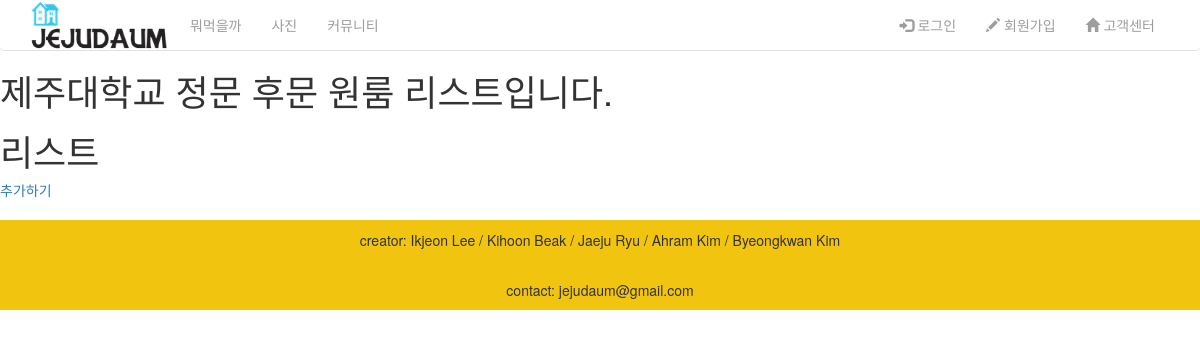
/jejudaum/list, run on an earlier commit of the app's database.
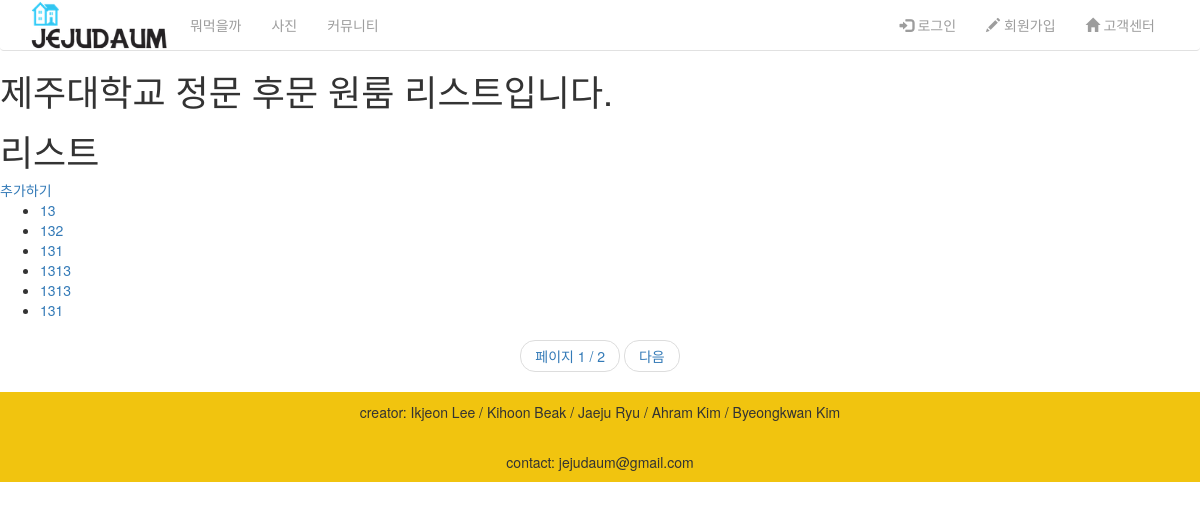
And on a later commit of the database.
### jejudaum/models.py (models this page shows, shortened)
class Room_info(models.Model):
    owner = models.ForeignKey(User, null=True)
    title = models.CharField(max_length=255)
    content = models.TextField()
    create_date = models.DateTimeField( #날째
            blank=True, null=True, auto_now_add = True);
    class Meta:
        ordering = ['-create_date']

### jejudaum/views.py (the view)
class RoomList(ListView):
    model = Room_info
    paginate_by = 6
    template_name = 'jejudaum/room_list.html'

### jejudaum/templates/jejudaum/room_list.html (shortened to what this page needs)
{% extends "index.html" %}
{% load staticfiles %}
{%block content%}
<h1>제주대학교 정문 후문 원룸 리스트입니다.</h1>
<h1>리스트</h1>
<a href="{% url 'jejudaum:room_new' %}">추가하기</a>
<ul>
    {% for room in object_list %}
    <li>
      <a href="{%url 'jejudaum:room_detail' pk=room.pk%}">{{ room.title}}</a>
    </li>
    {% endfor %}
</ul>
  {% if is_paginated %}
  <nav aria-label="...">
      <ul class="pager">
        <li> <a href="#">페이지 {{ page_obj.number }} / {{ page_obj.paginator.num_pages }} </a></li>
        {% if page_obj.has_next %}
        <li>
          <a href="{%url 'jejudaum:room_list'%}?page={{ page_obj.next_page_number }}">다음</a>
        </li>
        {% endif %}
      </ul>
  </nav>
  {% endif %}
{%endblock content%}

### templates/index.html (shortened to what this page needs)
<!DOCTYPE html>
{% load staticfiles %}
<html lang="ko">
<head>
    <link rel="stylesheet" href="https://maxcdn.bootstrapcdn.com/bootstrap/3.3.7/css/bootstrap.min.css">
    <link rel="stylesheet" href="{% static 'css/index.css'%}">
</head>
<body>
  <nav class="navbar navbar-inverse">
      <div class="container">
          <div class="collapse navbar-collapse">
              <a href="/"><img src="{% static 'img/logo.png' %}" alt="" class="logoImg navbar-brand"></a></img>
              <ul class="nav navbar-nav">
                <li class="login-hover"><a href="{% url 'jejudaum:room_list'%}">뭐먹을까</a></li>
                <li class="login-hover"><a href="{% url 'menza:list'%}">사진</a></li>
                <li class="login-hover"><a href="#">커뮤니티</a></li>
              </ul>
              {% if user.is_active %}
              <ul class="nav navbar-nav navbar-right">
                  <li><a href="#">{% firstof user.get_short_name user.get_username %}</a></li>
                  <li><a href="{% url 'jejudaum:room_change'%}">내 게시글</a> /</li>
                  <li class="login-hover"><a href="{% url 'password_change' %}"><span class="glyphicon glyphicon-log-in"></span> 비밀번호 변경</a></li>
                  <li class="login-hover"><a href="{% url 'logout'%}"><span class="glyphicon glyphicon-pencil"></span> 로그아웃</a></li>
                  <li class="login-hover"><a href="#"><span class="glyphicon glyphicon-home"></span> 고객센터</a></li>
              </ul>
              {% else %}
              <ul class="nav navbar-nav navbar-right">
                <li class="login-hover"><a href="{% url 'login' %}"><span class="glyphicon glyphicon-log-in"></span> 로그인</a></li>
                <li class="login-hover"><a href="{% url 'register'%}"><span class="glyphicon glyphicon-pencil"></span> 회원가입</a></li>
                <li class="login-hover"><a href="#"><span class="glyphicon glyphicon-home"></span> 고객센터</a></li>
              </ul>
              {% endif %}
          </div>
      </div>
  </nav>
  {% block content %}
  {% endblock %}
  <footer class="footer">
      <p>creator: Ikjeon Lee / Kihoon Beak / Jaeju Ryu / Ahram Kim / Byeongkwan Kim</p>
      <p>contact: jejudaum@gmail.com</p>
  </footer>
</body>
</html>

### jejudaum/static/css/index.css (style rules this page uses)
.navbar { background-color: white; border: 0; border-bottom: 1px solid #e1e1e1; margin: 0; }
.navbar-brand { padding: 0; }
.footer { background-color: rgb(241, 196, 15); margin-top: 20px; }
.footer p { text-align: center; padding: 10px 0; }

What changed in the data, as far as the page shows it:
added Room_info: title "13"
added Room_info: title "132"
added Room_info: title "131"
added Room_info: title "1313"
added Room_info: title "1313"
added Room_info: title "131"
Also different on the page:
{{ page_obj.number }}: (not shown) → "1"
{{ page_obj.paginator.num_pages }}: (not shown) → "2"
text now shown: "페이지 / 다음"
